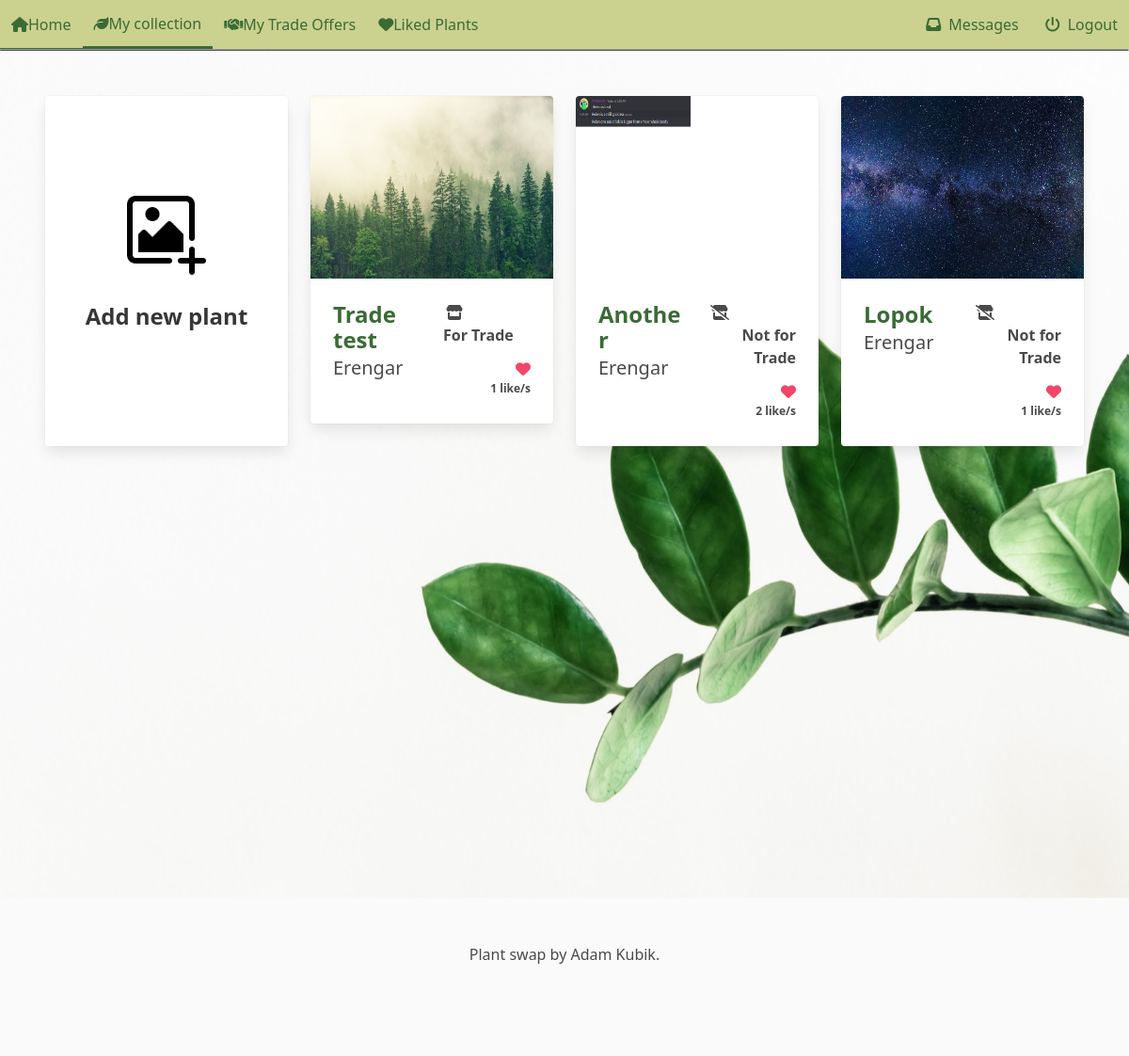
The page /my-collection/ (signed in) on the database its author committed.
### plant_collection/models.py (models this page shows, shortened)
class Plant(models.Model):
    nick_name = models.CharField(
        max_length=64,
        validators=[MinLengthValidator(3)],
        unique=True)
    created = models.DateTimeField(auto_now_add=True, null=True, blank=True)
    updated = models.DateTimeField(auto_now=True, null=True, blank=True)
    species = models.ForeignKey(Species, on_delete=models.SET_NULL, blank=True, null=True, related_name='plants')
    owner = models.ForeignKey(settings.AUTH_USER_MODEL, on_delete=models.PROTECT, related_name='plants')
    slug = models.SlugField(default='bugged-plant')
    for_trade = models.BooleanField(default=False)
    likes = models.ManyToManyField(User, related_name= 'liked')
    def number_of_likes(self):
        return self.likes.count()

class Image(models.Model):
    plant = models.ForeignKey(Plant, on_delete=models.CASCADE, related_name='picture')
    image = models.ImageField(upload_to='pics')

### plant_collection/views.py (the view, shortened to what this page needs)
# urls.py: path('my-collection/', views.personal_collection.as_view(), name='personal_collection'),
class personal_collection(LoginRequiredMixin, generic.ListView):
    template_name ='plant_collection/collection.html'
    def get(self, request):
        model = Plant.objects.filter(owner=request.user).order_by('-updated')
        context = {'plants': model}
        return render(request, self.template_name, context)

### plant_collection/templates/plant_collection/collection.html (shortened to what this page needs)
{% extends 'base.html' %}
{% block content %}
{% load static %}
{% block header %}
<link rel="stylesheet" href="{% static 'plant_collection/css/no_padding_section.css' %}">
<link rel="stylesheet" href="{% static 'plant_collection/css/like_animation.css' %}">
{% endblock %}
<section class='section'>
    <div class='columns is-multiline'>
        <div class='column is-3-desktop' style='padding-bottom:0'>
                <a href="{% url 'plant_collection:add_plant' %}">
                    <div class='card hover is-flex' style='height:100% !important'>
                        <div style='position:flex; margin:auto'>
                            <div class='card-image is-flex-direction-column add-plant-center'>
                                <figure class='image is-96x96' style='margin:auto'>
                                    <img src="/media/pics/add-image.png" alt="Add a new plant">
                                </figure>
                                <div class='card-content'>
                                    <div class='title is-4'>
                                        Add new plant
                                    </div>
                                </div>
                            </div>
                        </div>
                    </div>
                </a>
        </div>
        {% if plants %}
        {% for plant in plants %}
        <div class='column is-3-desktop is-full-mobile'>
            <div class='card hover'>
                {% if plant.picture %}
                <div class='card-image'>
                    <figure class='image is-4by3'>
                        <a href="{% url 'plant_collection:plant_view' slug=plant.slug %}">
                            <img src="{{ plant.picture.all.0.image.url }}" alt="Picture of a plant" width='500px'>
                        </a>
                    </figure>
                </div>
                {% endif %}
                <div class='card-content columns is-mobile'>
                    <div class='column'>
                        <div class='title is-size-4-desktop is-size-5-touch is-align-self-flex-start'>
                            <a href="{% url 'plant_collection:plant_view' slug=plant.slug %}">{{plant.nick_name}}</a>
                        </div>
                        <div class='subtitle is-size-5-desktop is-size-6-touch'>
                            {{plant.owner}}
                        </div>
                    </div>
                    <div class='column pb-1'>
                        <div class='has-text-right pb-3'>
                            {% if plant.for_trade %}
                            <span class='icon-text has-text-weight-semibold is-size-6-desktop is-size-7-touch'>
                                <span class='icon'>
                                    <i class="fa-solid fa-store"></i>
                                </span>
                                For Trade
                            </span>
                            {% else %}
                            <span class='icon-text has-text-weight-semibold is-size-6-desktop is-size-7-touch'>
                                <span class='icon'>
                                    <i class="fa-solid fa-store-slash "></i>
                                </span>
                                Not for Trade
                            </span>
                            {% endif %}
                        </div>
                        <div class='has-text-right'>
                            {% if not user in plant.likes.all %}
                            <div>
                                <a class='heart' data-plant='{{ plant.nick_name }}' data-user='{{ user }}'><i class="fa-regular fa-heart has-text-danger"></i></a>
                            </div>
                            {% elif user in plant.likes.all %}
                            <div>
                                <a class='heart' data-plant='{{ plant.nick_name }}' data-user='{{ user }}'><i class="fa-solid fa-heart has-text-danger"></i></a>
                            </div>
                            {% endif %}
                            <div class='number_likes is-size-7 has-text-weight-bold' data-plant='{{ plant.nick_name }}'>
                                {{ plant.number_of_likes }} like/s
                            </div>
                        </div>
                    </div>
                </div>
            </div>
        </div>
        {% endfor %}
        {% endif %}
    </div>
</section>
{% endblock %}

### plant_collection/static/plant_collection/css/coloring.css (style rules this page uses)
a { color: #3A6B35 !important; }

### rows shown on the page
Plant: picture.all.0.image (picture), nick_name "Trade test", owner "Erengar", for_trade True (drawn), number_of_likes "1"
Plant: picture.all.0.image (picture), nick_name "Another", owner "Erengar", for_trade False (drawn), number_of_likes "2"
Plant: picture.all.0.image (picture), nick_name "Lopok", owner "Erengar", for_trade False (drawn), number_of_likes "1"
